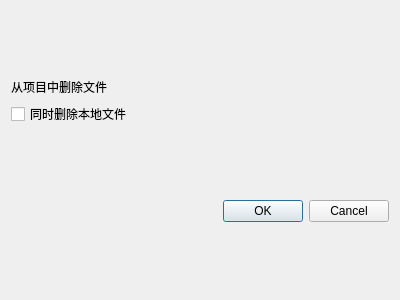
<?xml version="1.0" encoding="UTF-8"?>
<ui version="4.0">
 <class>RemoveProDialog</class>
 <widget class="QDialog" name="RemoveProDialog">
  <property name="geometry">
   <rect>
    <x>0</x>
    <y>0</y>
    <width>400</width>
    <height>300</height>
   </rect>
  </property>
  <property name="windowTitle">
   <string>Dialog</string>
  </property>
  <layout class="QVBoxLayout" name="verticalLayout">
   <item>
    <spacer name="verticalSpacer">
     <property name="orientation">
      <enum>Qt::Vertical</enum>
     </property>
     <property name="sizeHint" stdset="0">
      <size>
       <width>20</width>
       <height>40</height>
      </size>
     </property>
    </spacer>
   </item>
   <item>
    <widget class="QLabel" name="label">
     <property name="text">
      <string>从项目中删除文件</string>
     </property>
    </widget>
   </item>
   <item>
    <widget class="QCheckBox" name="checkBox">
     <property name="text">
      <string>同时删除本地文件</string>
     </property>
    </widget>
   </item>
   <item>
    <spacer name="verticalSpacer_3">
     <property name="orientation">
      <enum>Qt::Vertical</enum>
     </property>
     <property name="sizeHint" stdset="0">
      <size>
       <width>20</width>
       <height>40</height>
      </size>
     </property>
    </spacer>
   </item>
   <item>
    <widget class="QDialogButtonBox" name="buttonBox">
     <property name="orientation">
      <enum>Qt::Horizontal</enum>
     </property>
     <property name="standardButtons">
      <set>QDialogButtonBox::Cancel|QDialogButtonBox::Ok</set>
     </property>
    </widget>
   </item>
   <item>
    <spacer name="verticalSpacer_2">
     <property name="orientation">
      <enum>Qt::Vertical</enum>
     </property>
     <property name="sizeHint" stdset="0">
      <size>
       <width>20</width>
       <height>40</height>
      </size>
     </property>
    </spacer>
   </item>
  </layout>
 </widget>
 <resources/>
 <connections>
  <connection>
   <sender>buttonBox</sender>
   <signal>accepted()</signal>
   <receiver>RemoveProDialog</receiver>
   <slot>accept()</slot>
   <hints>
    <hint type="sourcelabel">
     <x>248</x>
     <y>254</y>
    </hint>
    <hint type="destinationlabel">
     <x>157</x>
     <y>274</y>
    </hint>
   </hints>
  </connection>
  <connection>
   <sender>buttonBox</sender>
   <signal>rejected()</signal>
   <receiver>RemoveProDialog</receiver>
   <slot>reject()</slot>
   <hints>
    <hint type="sourcelabel">
     <x>316</x>
     <y>260</y>
    </hint>
    <hint type="destinationlabel">
     <x>286</x>
     <y>274</y>
    </hint>
   </hints>
  </connection>
 </connections>
</ui>
